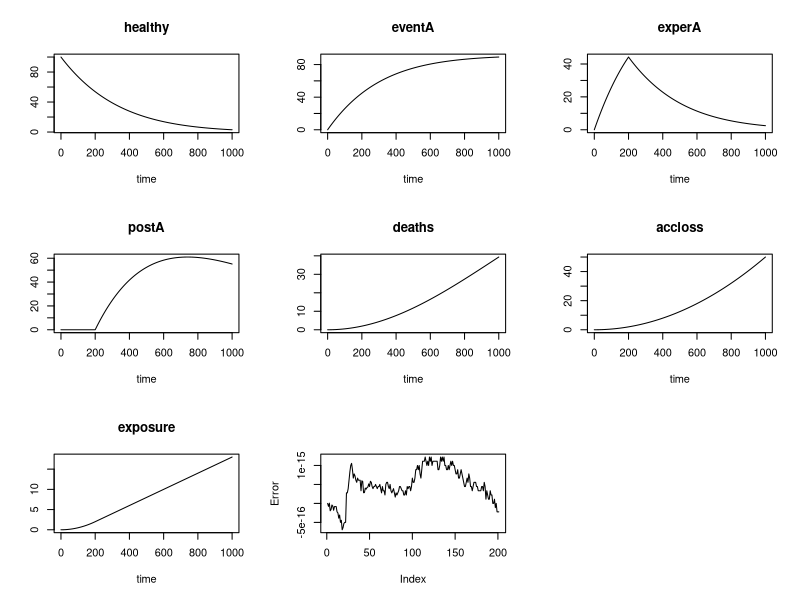

The R script that drew this image:
# This little bit of code is a minimal example of an event with a finite duration
# It creates a delay-differential

library(deSolve)

###################################
# Main model parameters
params <- c(
  alpha = 0.3,
  beta  = 0.01
)

# Incoming Event Rate from healthy population
f <- function(t, params) with(as.list(params), alpha)
# Death function
g <- function(t, params) with(as.list(params), beta*t)

###################################
# Numerical Delay Differential Equation
DelayTest <- function(t, y, params)
{
  with(as.list(c(y, params)), {
    finished <- if(t < 2) 0 else lagderiv(t-2, 2)*exp(-exposure)
    
    list(
      c(
        healthy  = -(f(t, params)+g(t, params))*healthy,
        eventA   = f(t, params)*healthy,
        experA   = f(t, params)*healthy -g(t, params)*experA - finished,
        postA    = finished - g(t, params)*postA,
        deaths   = g(t, params)*(healthy+experA+postA),
        
        # Alternate method of determining integral G when unavailable
        accloss  = g(t, params),  # Accumulator
        exposure = g(t, params) - if(t < 2) 0 else lagderiv(t-2, 6) # Lagged Interval
      )
    )
  })
}

yinit <- c(healthy=1, eventA=0, experA=0, postA=0, deaths=0, accloss=0, exposure=0)

times <- seq(0, 10, by=1/20)  # units of years, increments of days, everyone dies after 120, so simulation is cut short
print(system.time(out <- dede(yinit, times, DelayTest, params)))

plot(100*out)
plot(1 - out[,'healthy'] - out[,'deaths'] - out[,'experA'] - out[,'postA'], typ='l', ylab="Error")

pp <- function(data, vars)
{
  colors <- rainbow_hcl(length(vars))
  plot(data[,'time'], data[,vars[1]], typ='l', ylab='', xlab="time", col=colors[1])
  for(i in 2:length(vars))
  {
    lines(data[,'time'], data[,vars[i]], col=colors[i])
  }
}

#pp(100*out, c("altG", "G"))
